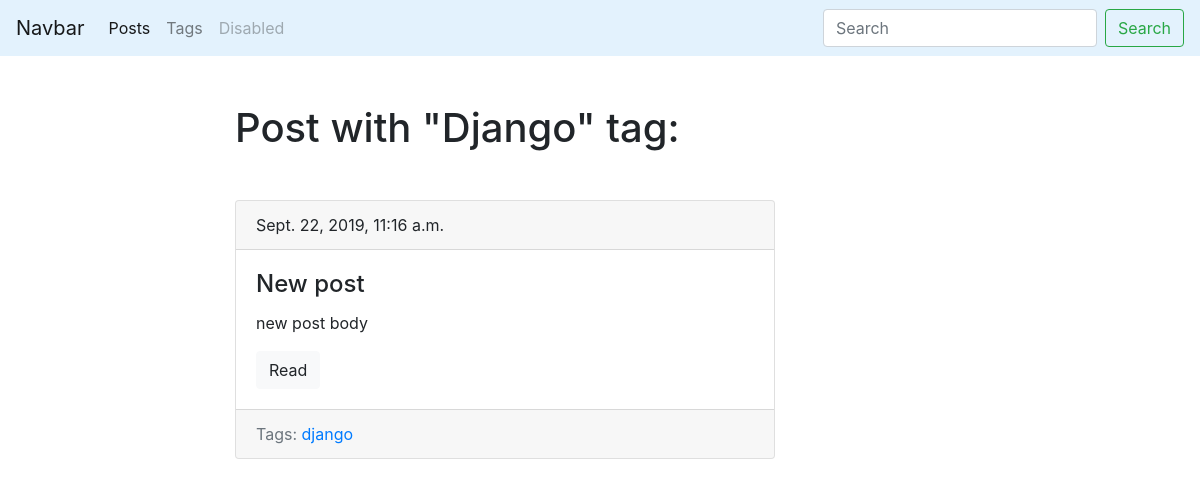
/blog/tag/django, run on the app's committed database.
### blog/models.py (models this page shows, shortened)
class Tag(models.Model):
    title = models.CharField(max_length=50)
    slug = models.SlugField(max_length=50, unique=True)
    def get_absolute_url(self):
        return  reverse('tag_detail_url', kwargs={'slug': self.slug})

class Post(models.Model):
    title = models.CharField(max_length=150, db_index=True)
    slug = models.SlugField(max_length=150, unique=True)
    body = models.TextField(blank=True, db_index=True)
    tags = models.ManyToManyField('Tag', blank=True, related_name='posts')
    date_pub = models.DateTimeField(auto_now_add=True)
    def get_absolute_url(self):
        return reverse('post_detail_url', kwargs={'slug': self.slug})

### blog/views.py (the view)
# urls.py: path('tag/<str:slug>', TagDetail.as_view(), name='tag_detail_url')
class TagDetail(ObjectDetailMixin, View):
    model = Tag
    template = 'blog/tag_detail.html'

### blog/utils.py (called while the page is built)
    def get(self, request, slug):
        obj = get_object_or_404(self.model, slug__iexact=slug)
        return render(request, self.template, context={self.model.__name__.lower(): obj})

### blog/templates/blog/tag_detail.html (shortened to what this page needs)
{% extends 'blog/base_blog.html' %}
{% block content %}
    <h1 class="mb-5">Post with "{{ tag.title|title }}" tag:</h1>
    {% for post in tag.posts.all  %}
            {% include 'blog/includes/post_card_template.html' %}
    {% endfor %}
{% endblock %}

### blog/templates/blog/base_blog.html
{% extends 'base.html' %}

### templates/base.html (shortened to what this page needs)
<!doctype html>
<html lang="en">
<head>
    <link rel="stylesheet" href="https://stackpath.bootstrapcdn.com/bootstrap/4.3.1/css/bootstrap.min.css"
>
</head>
<body>
            <nav class="navbar navbar-expand-lg navbar-light" style="background-color: #e3f2fd;">
      <a class="navbar-brand" href="#">Navbar</a>
      <div class="collapse navbar-collapse" id="navbarSupportedContent">
        <ul class="navbar-nav mr-auto">
          <li class="nav-item active">
            <a class="nav-link" href="{% url 'posts_list_url' %}">Posts</a>
          </li>
          <li class="nav-item">
            <a class="nav-link" href="{% url 'tags_list_url' %}">Tags</a>
          </li>
          <li class="nav-item">
            <a class="nav-link disabled" href="#">Disabled</a>
          </li>
        </ul>
        <form class="form-inline my-2 my-lg-0">
          <input class="form-control mr-sm-2" type="search" placeholder="Search" aria-label="Search">
          <button class="btn btn-outline-success my-2 my-sm-0" type="submit">Search</button>
        </form>
      </div>
    </nav>
    <div class="container mt-5">
        <div class="row">
            <div class="col-6 offset-md-2">
                        {% block content %}{% endblock %}
            </div>
        </div>
    </div>
</body>
</html>

### blog/templates/blog/includes/post_card_template.html
<div class="card mb-4">
    <div class="card-header">
        {{ post.date_pub }}
    </div>
    <div class="card-body">
        <h4 class="card-title">{{ post.title }}</h4>
        <p class="card-text">{{ post.body|truncatewords:15 }}</p>
        <a href="{{ post.get_absolute_url }}" class="btn btn-light">Read</a>
    </div>
     <div class="card-footer text-muted">
        Tags:
         {% for tag in post.tags.all %}
         <a href="{{ tag.get_absolute_url }}">{{ tag.title }}</a>
         {% endfor %}
    </div>
</div>

### data on the page
Tag: title "Django", title "django"
Post: date_pub "Sept. 22, 2019, 11:16 a.m.", title "New post", body "new post body"
